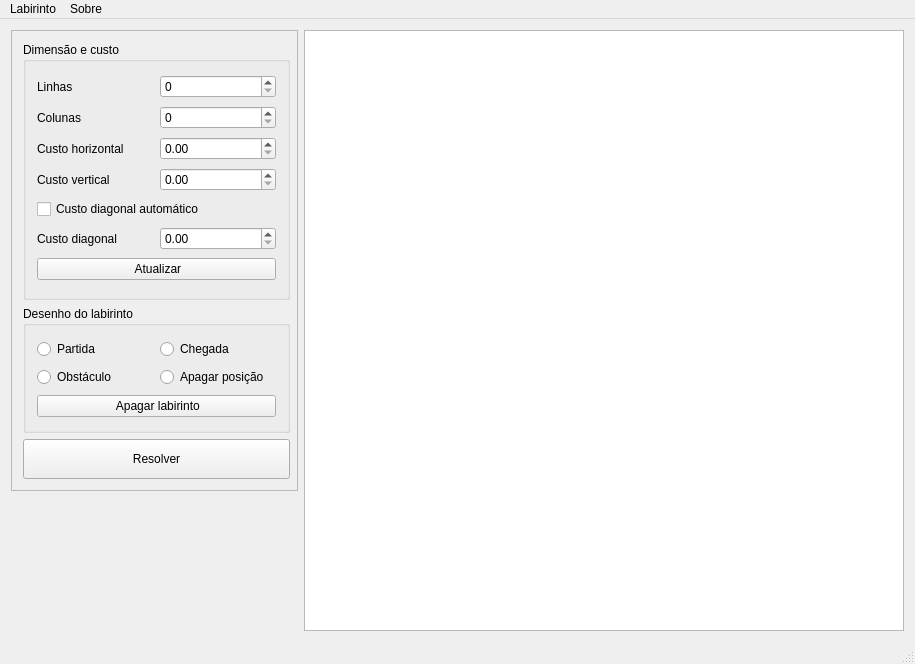
<?xml version="1.0" encoding="UTF-8"?>
<ui version="4.0">
 <class>MainWindow</class>
 <widget class="QMainWindow" name="MainWindow">
  <property name="geometry">
   <rect>
    <x>0</x>
    <y>0</y>
    <width>915</width>
    <height>664</height>
   </rect>
  </property>
  <property name="windowTitle">
   <string>CJL Labyrinth - A*</string>
  </property>
  <widget class="QWidget" name="centralWidget">
   <property name="enabled">
    <bool>true</bool>
   </property>
   <layout class="QGridLayout" name="gridLayout_6">
    <item row="0" column="0">
     <layout class="QGridLayout" name="gridLayout_2">
      <item row="0" column="0">
       <layout class="QGridLayout" name="gridLayout_5">
        <item row="0" column="0">
         <widget class="QFrame" name="frame_2">
          <property name="sizePolicy">
           <sizepolicy hsizetype="Fixed" vsizetype="Fixed">
            <horstretch>0</horstretch>
            <verstretch>0</verstretch>
           </sizepolicy>
          </property>
          <property name="minimumSize">
           <size>
            <width>287</width>
            <height>457</height>
           </size>
          </property>
          <property name="frameShape">
           <enum>QFrame::StyledPanel</enum>
          </property>
          <property name="frameShadow">
           <enum>QFrame::Raised</enum>
          </property>
          <layout class="QGridLayout" name="gridLayout_4">
           <item row="0" column="0">
            <widget class="QGroupBox" name="groupBox_2">
             <property name="sizePolicy">
              <sizepolicy hsizetype="Minimum" vsizetype="Minimum">
               <horstretch>0</horstretch>
               <verstretch>0</verstretch>
              </sizepolicy>
             </property>
             <property name="minimumSize">
              <size>
               <width>267</width>
               <height>258</height>
              </size>
             </property>
             <property name="title">
              <string>Dimensão e custo</string>
             </property>
             <layout class="QGridLayout" name="gridLayout_3">
              <item row="0" column="0">
               <widget class="QLabel" name="lb_lines">
                <property name="text">
                 <string>Linhas</string>
                </property>
               </widget>
              </item>
              <item row="0" column="1">
               <widget class="QSpinBox" name="sb_lines"/>
              </item>
              <item row="1" column="0">
               <widget class="QLabel" name="lb_columns">
                <property name="text">
                 <string>Colunas</string>
                </property>
               </widget>
              </item>
              <item row="1" column="1">
               <widget class="QSpinBox" name="sb_columns"/>
              </item>
              <item row="2" column="0">
               <widget class="QLabel" name="lb_costHorizontal">
                <property name="text">
                 <string>Custo horizontal</string>
                </property>
               </widget>
              </item>
              <item row="2" column="1">
               <widget class="QDoubleSpinBox" name="sb_costHorizontal"/>
              </item>
              <item row="3" column="0">
               <widget class="QLabel" name="lb_costVertical">
                <property name="text">
                 <string>Custo vertical</string>
                </property>
               </widget>
              </item>
              <item row="3" column="1">
               <widget class="QDoubleSpinBox" name="sb_costVertical"/>
              </item>
              <item row="5" column="0">
               <widget class="QLabel" name="lb_costDiagonal">
                <property name="text">
                 <string>Custo diagonal</string>
                </property>
               </widget>
              </item>
              <item row="5" column="1">
               <widget class="QDoubleSpinBox" name="sb_costDiagonal">
                <property name="singleStep">
                 <double>0.500000000000000</double>
                </property>
               </widget>
              </item>
              <item row="6" column="0" colspan="2">
               <widget class="QPushButton" name="pb_newBoard">
                <property name="text">
                 <string> Atualizar</string>
                </property>
               </widget>
              </item>
              <item row="4" column="0" colspan="2">
               <widget class="QCheckBox" name="cb_costDiagonal">
                <property name="text">
                 <string>Custo diagonal automático</string>
                </property>
               </widget>
              </item>
             </layout>
            </widget>
           </item>
           <item row="1" column="0">
            <widget class="QGroupBox" name="gb_drawing">
             <property name="enabled">
              <bool>true</bool>
             </property>
             <property name="sizePolicy">
              <sizepolicy hsizetype="Fixed" vsizetype="Fixed">
               <horstretch>0</horstretch>
               <verstretch>0</verstretch>
              </sizepolicy>
             </property>
             <property name="minimumSize">
              <size>
               <width>267</width>
               <height>127</height>
              </size>
             </property>
             <property name="title">
              <string>Desenho do labirinto</string>
             </property>
             <layout class="QGridLayout" name="gridLayout">
              <item row="0" column="0">
               <widget class="QRadioButton" name="rb_start">
                <property name="text">
                 <string>Partida</string>
                </property>
               </widget>
              </item>
              <item row="0" column="1">
               <widget class="QRadioButton" name="rb_end">
                <property name="text">
                 <string>Chegada</string>
                </property>
               </widget>
              </item>
              <item row="1" column="0">
               <widget class="QRadioButton" name="rb_wall">
                <property name="text">
                 <string>Obstáculo</string>
                </property>
               </widget>
              </item>
              <item row="1" column="1">
               <widget class="QRadioButton" name="rb_clearCell">
                <property name="text">
                 <string>Apagar posição</string>
                </property>
               </widget>
              </item>
              <item row="2" column="0" colspan="2">
               <widget class="QPushButton" name="pb_clearBoard">
                <property name="text">
                 <string> Apagar labirinto</string>
                </property>
               </widget>
              </item>
             </layout>
            </widget>
           </item>
           <item row="2" column="0">
            <widget class="QPushButton" name="pb_start">
             <property name="enabled">
              <bool>true</bool>
             </property>
             <property name="sizePolicy">
              <sizepolicy hsizetype="Minimum" vsizetype="Minimum">
               <horstretch>0</horstretch>
               <verstretch>0</verstretch>
              </sizepolicy>
             </property>
             <property name="minimumSize">
              <size>
               <width>267</width>
               <height>40</height>
              </size>
             </property>
             <property name="text">
              <string>Resolver</string>
             </property>
            </widget>
           </item>
          </layout>
          <zorder>gb_drawing</zorder>
          <zorder>pb_start</zorder>
          <zorder>groupBox_2</zorder>
         </widget>
        </item>
        <item row="1" column="0">
         <spacer name="verticalSpacer">
          <property name="orientation">
           <enum>Qt::Vertical</enum>
          </property>
          <property name="sizeHint" stdset="0">
           <size>
            <width>20</width>
            <height>40</height>
           </size>
          </property>
         </spacer>
        </item>
       </layout>
      </item>
      <item row="0" column="1">
       <widget class="QTableWidget" name="board">
        <property name="sizePolicy">
         <sizepolicy hsizetype="Minimum" vsizetype="Minimum">
          <horstretch>0</horstretch>
          <verstretch>0</verstretch>
         </sizepolicy>
        </property>
        <property name="minimumSize">
         <size>
          <width>600</width>
          <height>600</height>
         </size>
        </property>
        <property name="editTriggers">
         <set>QAbstractItemView::NoEditTriggers</set>
        </property>
        <property name="selectionMode">
         <enum>QAbstractItemView::NoSelection</enum>
        </property>
        <attribute name="horizontalHeaderVisible">
         <bool>false</bool>
        </attribute>
        <attribute name="horizontalHeaderDefaultSectionSize">
         <number>100</number>
        </attribute>
        <attribute name="horizontalHeaderMinimumSectionSize">
         <number>20</number>
        </attribute>
        <attribute name="verticalHeaderVisible">
         <bool>false</bool>
        </attribute>
        <attribute name="verticalHeaderMinimumSectionSize">
         <number>20</number>
        </attribute>
       </widget>
      </item>
     </layout>
    </item>
   </layout>
  </widget>
  <widget class="QMenuBar" name="menuBar">
   <property name="geometry">
    <rect>
     <x>0</x>
     <y>0</y>
     <width>915</width>
     <height>20</height>
    </rect>
   </property>
   <widget class="QMenu" name="menuAbout">
    <property name="title">
     <string>Sobre</string>
    </property>
    <addaction name="actionHelp"/>
    <addaction name="actionLicense"/>
   </widget>
   <widget class="QMenu" name="menuConfig">
    <property name="title">
     <string>Labirinto</string>
    </property>
    <addaction name="actionImportLabyrinth"/>
    <addaction name="actionSaveLabyrinth"/>
   </widget>
   <addaction name="menuConfig"/>
   <addaction name="menuAbout"/>
  </widget>
  <widget class="QStatusBar" name="statusBar"/>
  <action name="actionLicense">
   <property name="text">
    <string>License</string>
   </property>
  </action>
  <action name="actionHelp">
   <property name="text">
    <string>Help</string>
   </property>
  </action>
  <action name="actionImportLabyrinth">
   <property name="text">
    <string>Abrir labirinto</string>
   </property>
  </action>
  <action name="actionSaveLabyrinth">
   <property name="text">
    <string>Salvar labirinto</string>
   </property>
  </action>
 </widget>
 <layoutdefault spacing="6" margin="11"/>
 <resources/>
 <connections/>
</ui>
